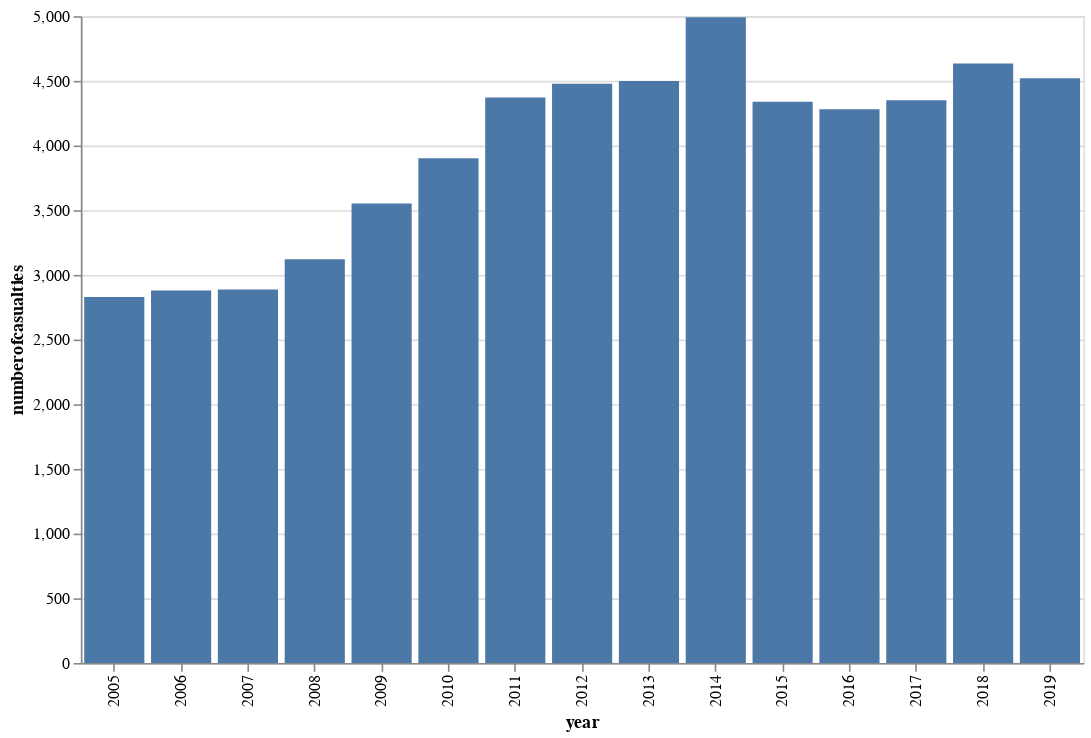

The cell this chart's notebook holds for it:
### Code cell
alt.Chart(years).mark_bar().encode(y="numberofcasualties", x="year").properties(
    width=620, height=400
)

### Figure 1 — Vega-Lite specification as saved in the notebook (floating-point values rounded to 4 significant figures)
{"config": {"view": {"continuousWidth": 400, "continuousHeight": 300}}, "data": {"name": "data-9b240473526d812437418f93ec09f913"}, "mark": "bar", "encoding": {"x": {"type": "nominal", "field": "year"}, "y": {"type": "quantitative", "field": "numberofcasualties"}}, "height": 400, "width": 620, "$schema": "https://vega.github.io/schema/vega-lite/v4.8.1.json", "datasets": {"data-9b240473526d812437418f93ec09f913": [{"year": "2005", "numberofcasualties": 2829}, {"year": "2006", "numberofcasualties": 2879}, {"year": "2007", "numberofcasualties": 2887}, {"year": "2008", "numberofcasualties": 3120}, {"year": "2009", "numberofcasualties": 3551}, {"year": "2010", "numberofcasualties": 3902}, {"year": "2011", "numberofcasualties": 4371}, {"year": "2012", "numberofcasualties": 4477}, {"year": "2013", "numberofcasualties": 4498}, {"year": "2014", "numberofcasualties": 4991}, {"year": "2015", "numberofcasualties": 4338}, {"year": "2016", "numberofcasualties": 4281}, {"year": "2017", "numberofcasualties": 4350}, {"year": "2018", "numberofcasualties": 4634}, {"year": "2019", "numberofcasualties": 4520}]}}
